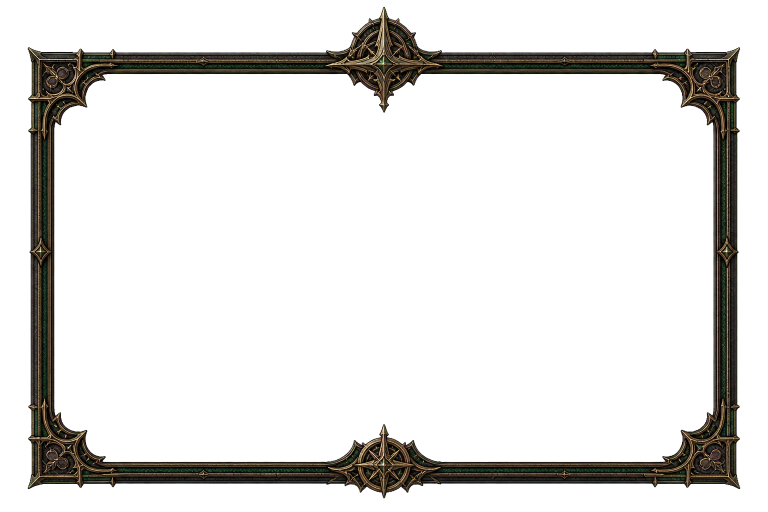
#> input picture asset-sources/imagegen/cartography-frame-v1-keyed.png, 1536 x 1024 px (shown at 1/2 size)
$ python build_cartography_ui_v1.py
#> lines starting #> are read from the running program, lines starting #| are printed output that depends on the picture
from __future__ import annotations

import hashlib
import json
from pathlib import Path

from PIL import Image


ROOT = Path(__file__).resolve().parents[1]
SOURCE_DIR = ROOT / "asset-sources" / "imagegen"
OUTPUT_DIR = ROOT / "public" / "assets" / "ui" / "cartography"
PROMPT_PATH = SOURCE_DIR / "cartography-ui-v1.prompt.json"


# [14 lines left out: functions sha256, alpha_box, not called in this run]


def clear_hidden_rgb(image: Image.Image, alpha_threshold: int = 4) -> Image.Image:
#> called with alpha_threshold = 4
    rgba = image.convert("RGBA")
#> rgba is the input picture: PIL image 1536x1024 RGBA; mean R, G, B, A 8.3, 7.4, 5.5, 38.5
    pixels = rgba.load()
    for y in range(rgba.height):
        for x in range(rgba.width):
            red, green, blue, alpha = pixels[x, y]
            if alpha <= alpha_threshold:
                pixels[x, y] = (0, 0, 0, 0)
    return rgba


# [31 lines left out: functions content_box, crop_with_gutter, not called in this run]


def fit_inside_transparent_canvas(
    image: Image.Image,
    size: tuple[int, int],
    moat: int,
) -> Image.Image:
#> called with size = (1536, 1024), moat = 24
    maximum_width = size[0] - moat * 2
#> maximum_width = 1488
    maximum_height = size[1] - moat * 2
#> maximum_height = 976
    scale = min(maximum_width / image.width, maximum_height / image.height)
#> scale = 0.953
    fitted_size = (round(image.width * scale), round(image.height * scale))
#> fitted_size = (1464, 976)
    fitted = clear_hidden_rgb(image.resize(fitted_size, Image.Resampling.LANCZOS))
    canvas = Image.new("RGBA", size, (0, 0, 0, 0))
#> canvas: PIL image 1536x1024 RGBA; every value is 0
    offset = ((size[0] - fitted.width) // 2, (size[1] - fitted.height) // 2)
#> offset = (36, 24)
    canvas.alpha_composite(fitted, offset)
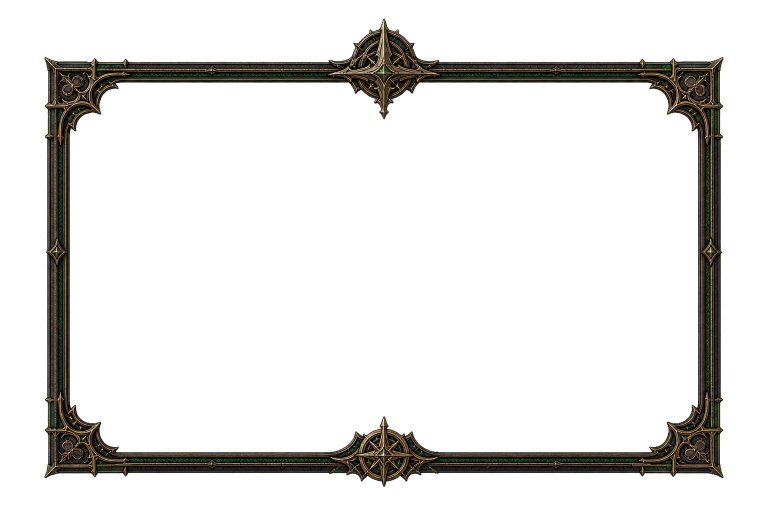
#> canvas: PIL image 1536x1024 RGBA (shown at 1/2 size); mean R, G, B, A 7.6, 6.7, 5, 35; transparent parts drawn white
    return clear_hidden_rgb(canvas)


# [20 lines left out: function describe, not called in this run]


def main() -> None:
    OUTPUT_DIR.mkdir(parents=True, exist_ok=True)

    frame_source = SOURCE_DIR / "cartography-frame-v1-keyed.png"
    button_source = SOURCE_DIR / "cartography-command-button-v1-keyed.png"
    frame_output = OUTPUT_DIR / "cartography-frame-v1.png"
    button_output = OUTPUT_DIR / "cartography-command-button-v1.png"

    frame = fit_inside_transparent_canvas(
        clear_hidden_rgb(Image.open(frame_source)),
        (1536, 1024),
        24,
    )
    frame.save(frame_output, optimize=True)

    button = fit_inside_transparent_canvas(
#> (the run stopped early here; a loop or call above may not have finished)
